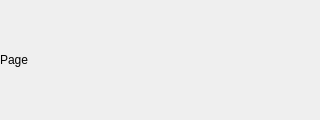
<?xml version="1.0" encoding="UTF-8"?>
<ui version="4.0">
  <class>PageWidget</class>
  <widget class="QWidget" name="PageWidget">
    <property name="geometry">
      <rect>
        <x>0</x>
        <y>0</y>
        <width>320</width>
        <height>120</height>
      </rect>
    </property>
    <layout class="QGridLayout" name="pageGridLayout" columnstretch="1,1,0">
      <property name="spacing">
        <number>4</number>
      </property>
      <property name="leftMargin">
        <number>0</number>
      </property>
      <property name="topMargin">
        <number>0</number>
      </property>
      <property name="rightMargin">
        <number>0</number>
      </property>
      <property name="bottomMargin">
        <number>0</number>
      </property>
      <item row="0" column="0" colspan="3">
        <widget class="QLabel" name="pageLabel">
          <property name="text">
            <string>Page</string>
          </property>
        </widget>
      </item>

      <!-- <item row="1" column="0">
        <widget class="Linea::UI::ColorPicker" name="pageColorButton" native="true">
          <property name="sizePolicy">
            <sizepolicy hsizetype="Expanding" vsizetype="Fixed"/>
          </property>
        </widget>
      </item>

      <item row="1" column="1">
        <widget class="Linea::UI::NumberEdit" name="pageColorOpacity">
          <property name="minimum">
            <double>0.0</double>
          </property>
          <property name="maximum">
            <double>100.0</double>
          </property>
          <property name="decimals">
            <number>0</number>
          </property>
          <property name="suffix">
            <string>%</string>
          </property>
        </widget>
      </item> -->

    </layout>
  </widget>

  <customwidgets>
    <customwidget>
      <class>Linea::UI::NumberEdit</class>
      <extends>QWidget</extends>
      <header>number-edit.h</header>
    </customwidget>
    <customwidget>
      <class>Linea::UI::ColorPicker</class>
      <extends>QWidget</extends>
      <header>qt/ui/color-picker.h</header>
    </customwidget>
  </customwidgets>

  <resources/>
  <connections/>
</ui>
